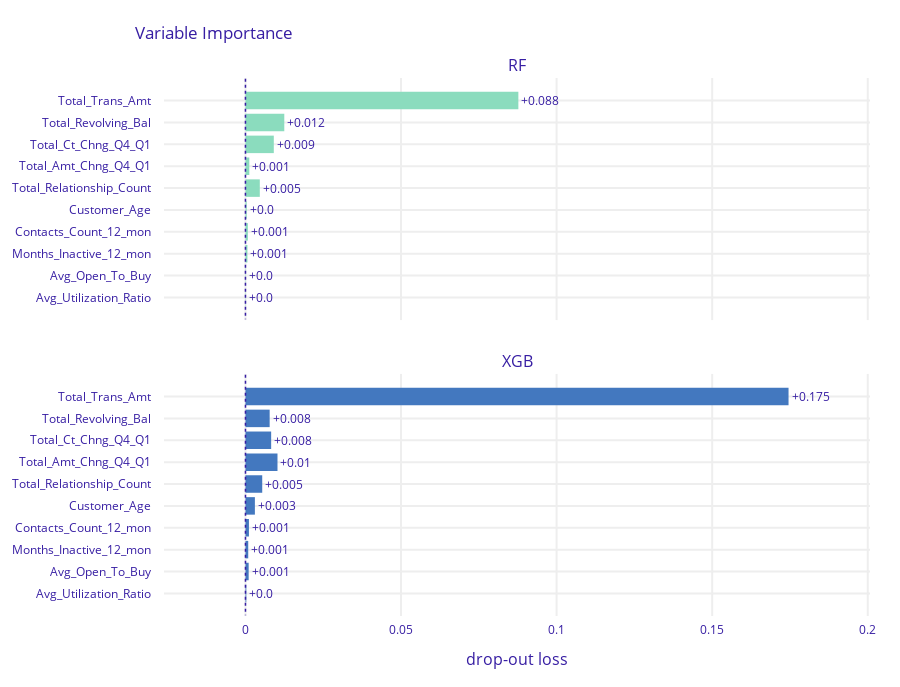

Source (notebook cell):
### Markdown cell above
# 1. Wylicz permutacyjną ważność zmiennych dla wybranego modelu.
# 2. Porównaj ważność zmiennych z punktu (1) z wynikami tej metody zastosowanej dla innych modeli.

### Code cell
fi_rf = rf_explainer.model_parts()
fi_xgb = xgb_explainer.model_parts()
fi_rf.plot([fi_xgb])

### Figure 1 — Plotly figure (JSON) as saved in the notebook; plotly's stock layout.template omitted (floating-point values rounded to 4 significant figures)
{"data": [{"base": 0, "hoverinfo": "text", "hoverlabel": {"bgcolor": "rgba(0,0,0,0.8)"}, "hovertext": ["Model: RF loss after<br>variable: Total_Trans_Amt is permuted: 0.088<br>Drop-out loss change: +0.088", "Model: RF loss after<br>variable: Total_Revolving_Bal is permuted: 0.012<br>Drop-out loss change: +0.012", "Model: RF loss after<br>variable: Total_Ct_Chng_Q4_Q1 is permuted: 0.009<br>Drop-out loss change: +0.009", "Model: RF loss after<br>variable: Total_Amt_Chng_Q4_Q1 is permuted: 0.001<br>Drop-out loss change: +0.001", "Model: RF loss after<br>variable: Total_Relationship_Count is permuted: 0.005<br>Drop-out loss change: +0.005", "Model: RF loss after<br>variable: Customer_Age is permuted: 0.0<br>Drop-out loss change: +0.0", "Model: RF loss after<br>variable: Contacts_Count_12_mon is permuted: 0.001<br>Drop-out loss change: +0.001", "Model: RF loss after<br>variable: Months_Inactive_12_mon is permuted: 0.001<br>Drop-out loss change: +0.001", "Model: RF loss after<br>variable: Avg_Open_To_Buy is permuted: 0.0<br>Drop-out loss change: +0.0", "Model: RF loss after<br>variable: Avg_Utilization_Ratio is permuted: 0.0<br>Drop-out loss change: +0.0"], "marker": {"color": "#8bdcbe"}, "orientation": "h", "showlegend": false, "text": ["+0.088", "+0.012", "+0.009", "+0.001", "+0.005", "+0.0", "+0.001", "+0.001", "+0.0", "+0.0"], "textposition": "outside", "type": "bar", "x": [0.08771, 0.01248, 0.009108, 0.001235, 0.00461, 0.0003988, 0.000775, 0.0006343, 0.000116, 0.000105], "xaxis": "x", "y": ["Total_Trans_Amt", "Total_Revolving_Bal", "Total_Ct_Chng_Q4_Q1", "Total_Amt_Chng_Q4_Q1", "Total_Relationship_Count", "Customer_Age", "Contacts_Count_12_mon", "Months_Inactive_12_mon", "Avg_Open_To_Buy", "Avg_Utilization_Ratio"], "yaxis": "y"}, {"base": 6.865e-06, "hoverinfo": "text", "hoverlabel": {"bgcolor": "rgba(0,0,0,0.8)"}, "hovertext": ["Model: XGB loss after<br>variable: Total_Trans_Amt is permuted: 0.175<br>Drop-out loss change: +0.175", "Model: XGB loss after<br>variable: Total_Revolving_Bal is permuted: 0.008<br>Drop-out loss change: +0.008", "Model: XGB loss after<br>variable: Total_Ct_Chng_Q4_Q1 is permuted: 0.008<br>Drop-out loss change: +0.008", "Model: XGB loss after<br>variable: Total_Amt_Chng_Q4_Q1 is permuted: 0.01<br>Drop-out loss change: +0.01", "Model: XGB loss after<br>variable: Total_Relationship_Count is permuted: 0.005<br>Drop-out loss change: +0.005", "Model: XGB loss after<br>variable: Customer_Age is permuted: 0.003<br>Drop-out loss change: +0.003", "Model: XGB loss after<br>variable: Contacts_Count_12_mon is permuted: 0.001<br>Drop-out loss change: +0.001", "Model: XGB loss after<br>variable: Months_Inactive_12_mon is permuted: 0.001<br>Drop-out loss change: +0.001", "Model: XGB loss after<br>variable: Avg_Open_To_Buy is permuted: 0.001<br>Drop-out loss change: +0.001", "Model: XGB loss after<br>variable: Avg_Utilization_Ratio is permuted: 0.0<br>Drop-out loss change: +0.0"], "marker": {"color": "#4378bf"}, "orientation": "h", "showlegend": false, "text": ["+0.175", "+0.008", "+0.008", "+0.01", "+0.005", "+0.003", "+0.001", "+0.001", "+0.001", "+0.0"], "textposition": "outside", "type": "bar", "x": [0.1745, 0.007771, 0.008251, 0.01029, 0.005383, 0.003025, 0.001109, 0.0008821, 0.001022, 0.0002561], "xaxis": "x2", "y": ["Total_Trans_Amt", "Total_Revolving_Bal", "Total_Ct_Chng_Q4_Q1", "Total_Amt_Chng_Q4_Q1", "Total_Relationship_Count", "Customer_Age", "Contacts_Count_12_mon", "Months_Inactive_12_mon", "Avg_Open_To_Buy", "Avg_Utilization_Ratio"], "yaxis": "y2"}], "layout": {"annotations": [{"font": {"size": 16}, "showarrow": false, "text": "RF", "x": 0.5, "xanchor": "center", "xref": "paper", "y": 1, "yanchor": "bottom", "yref": "paper"}, {"font": {"size": 16}, "showarrow": false, "text": "XGB", "x": 0.5, "xanchor": "center", "xref": "paper", "y": 0.45, "yanchor": "bottom", "yref": "paper"}, {"font": {"size": 16}, "showarrow": false, "text": "drop-out loss", "x": 0.5, "xanchor": "center", "xref": "paper", "y": 0, "yanchor": "top", "yref": "paper", "yshift": -30}], "font": {"color": "#371ea3"}, "height": 687, "margin": {"b": 71, "r": 30, "t": 78}, "shapes": [{"line": {"color": "#371ea3", "dash": "dot", "width": 1.5}, "type": "line", "x0": 0, "x1": 0, "xref": "x", "y0": -1, "y1": 10, "yref": "y"}, {"line": {"color": "#371ea3", "dash": "dot", "width": 1.5}, "type": "line", "x0": 6.865e-06, "x1": 6.865e-06, "xref": "x2", "y0": -1, "y1": 10, "yref": "y2"}], "title": {"text": "Variable Importance", "x": 0.15}, "xaxis": {"anchor": "y", "automargin": true, "domain": [0, 1], "fixedrange": true, "gridwidth": 2, "matches": "x2", "range": [-0.02618, 0.2007], "showticklabels": false, "tickcolor": "white", "ticklen": 3, "ticks": "outside", "type": "linear", "zeroline": false}, "xaxis2": {"anchor": "y2", "automargin": true, "domain": [0, 1], "fixedrange": true, "gridwidth": 2, "range": [-0.02618, 0.2007], "tickcolor": "white", "ticklen": 3, "ticks": "outside", "type": "linear", "zeroline": false}, "yaxis": {"anchor": "x", "automargin": true, "autorange": "reversed", "domain": [0.55, 1], "fixedrange": true, "gridwidth": 2, "tickcolor": "white", "ticklen": 10, "ticks": "outside", "type": "category"}, "yaxis2": {"anchor": "x2", "automargin": true, "autorange": "reversed", "domain": [0, 0.45], "fixedrange": true, "gridwidth": 2, "tickcolor": "white", "ticklen": 10, "ticks": "outside", "type": "category"}}}
